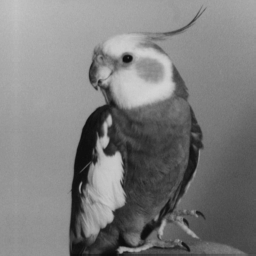
#> input picture MidTest/bird.bmp, 256 x 256 px, given in place of bird.jpg, which was not available
$ jupyter execute --allow-errors 'MidTest_PCD A_Muhammad_Haerul_H071201033.ipynb'   (shell and % lines are left out)
#> lines starting #> are read from the running program, lines starting #| are printed output that depends on the picture; pictures that were not available may be replaced by others from this repository, and a replacement may not be noted
[cell 1]
import numpy as np
import matplotlib as mpl
import matplotlib.image as image
import matplotlib.pyplot as plt

[cell 2]
#1.Ubah ukuran citra banana.jpg menjadi setengah dari ukuran semula (300x450).
from PIL import Image
#baca img
#> (the rest of this cell did not finish here and is left out)

[cell 3]
#2.Tampilkan histogram citra bird.jpg untuk masing-masing komponen warna dalam satu grafik.
img = image.imread('bird.jpg')
#> img is the input picture: shape (256, 256); min 11, max 212, mean 125.4

#histogram masing-masing komponen warna
fig, ax = plt.subplots(1, 3)
#> (the rest of this cell did not finish here and is left out)

[cell 4]
#3.Gunakan perataan histogram untuk masing-masing komponen warna untuk memperbaiki kualitas
#citra kabut.png. Tampilkan histogramnya sebelum dan sesudah perataan untuk masing-masing komponen warna.
import cv2

#baca img
img = cv2.imread('kabut.png')
#> (the rest of this cell did not finish here and is left out)

[cell 5]
#5.Hilangkan noise pada citra phone_noise.jpg menggunakan average dan median filter.
import cv2
from matplotlib import pyplot as plt
from PIL import Image, ImageFilter

#menggunakan average filter
image = cv2.imread('phone_noise.jpg')
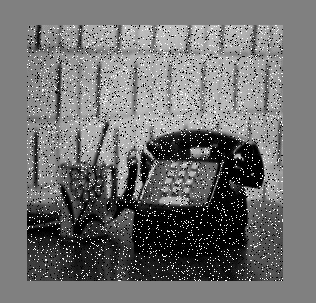
#> input picture FinalTest/phone_noise.png, 316 x 303 px, given in place of phone_noise.jpg, which was not available
#> image is the input picture: shape (303, 316, 3); min 0, max 255, mean 112.3
image = cv2.cvtColor(image, cv2.COLOR_BGR2HSV)
#> image: shape (303, 316, 3); mean H, S, V 0, 0, 112.3
figure_size = 9
new_image = cv2.blur(image,(figure_size, figure_size))
#> new_image: shape (303, 316, 3); mean H, S, V 0, 0, 112.3
plt.figure(figsize=(11,6))
plt.subplot(121), plt.imshow(cv2.cvtColor(image, cv2.COLOR_HSV2RGB)),plt.title('Original')
plt.xticks([]), plt.yticks([])
plt.subplot(122), plt.imshow(cv2.cvtColor(new_image, cv2.COLOR_HSV2RGB)),plt.title('Average filter')
plt.xticks([]), plt.yticks([])
plt.show()
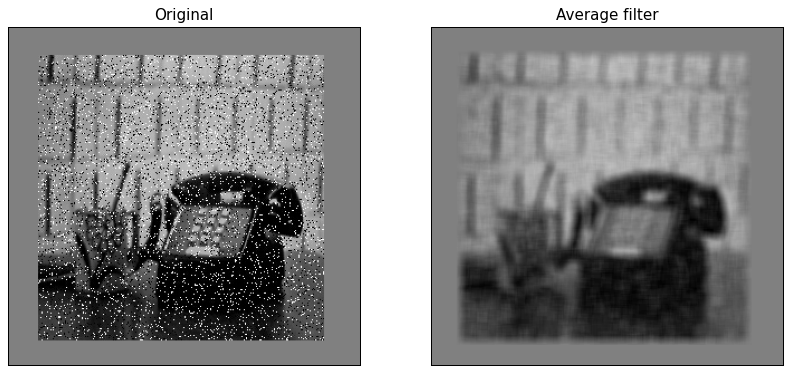
#> figure drawn by matplotlib, 2 panels

#menggunakan median filter
new_image = cv2.medianBlur(image, figure_size)
#> new_image: shape (303, 316, 3); mean H, S, V 0, 0, 110.9
plt.figure(figsize=(11,6))
plt.subplot(121), plt.imshow(cv2.cvtColor(image, cv2.COLOR_HSV2RGB)),plt.title('Original')
plt.xticks([]), plt.yticks([])
plt.subplot(122), plt.imshow(cv2.cvtColor(new_image, cv2.COLOR_HSV2RGB)),plt.title('Median Filter')
plt.xticks([]), plt.yticks([])
plt.show()
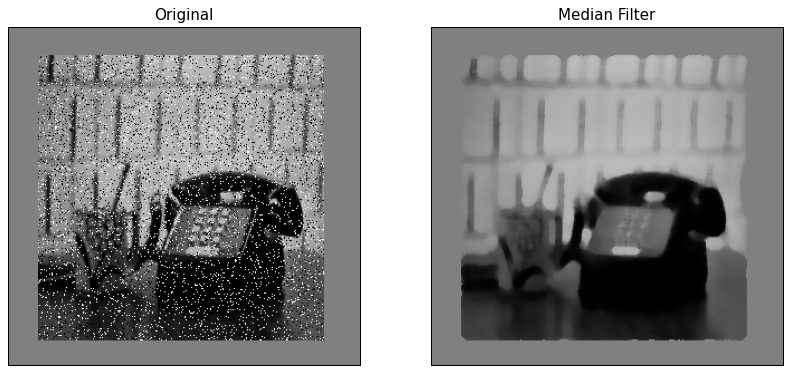
#> figure drawn by matplotlib, 2 panels
